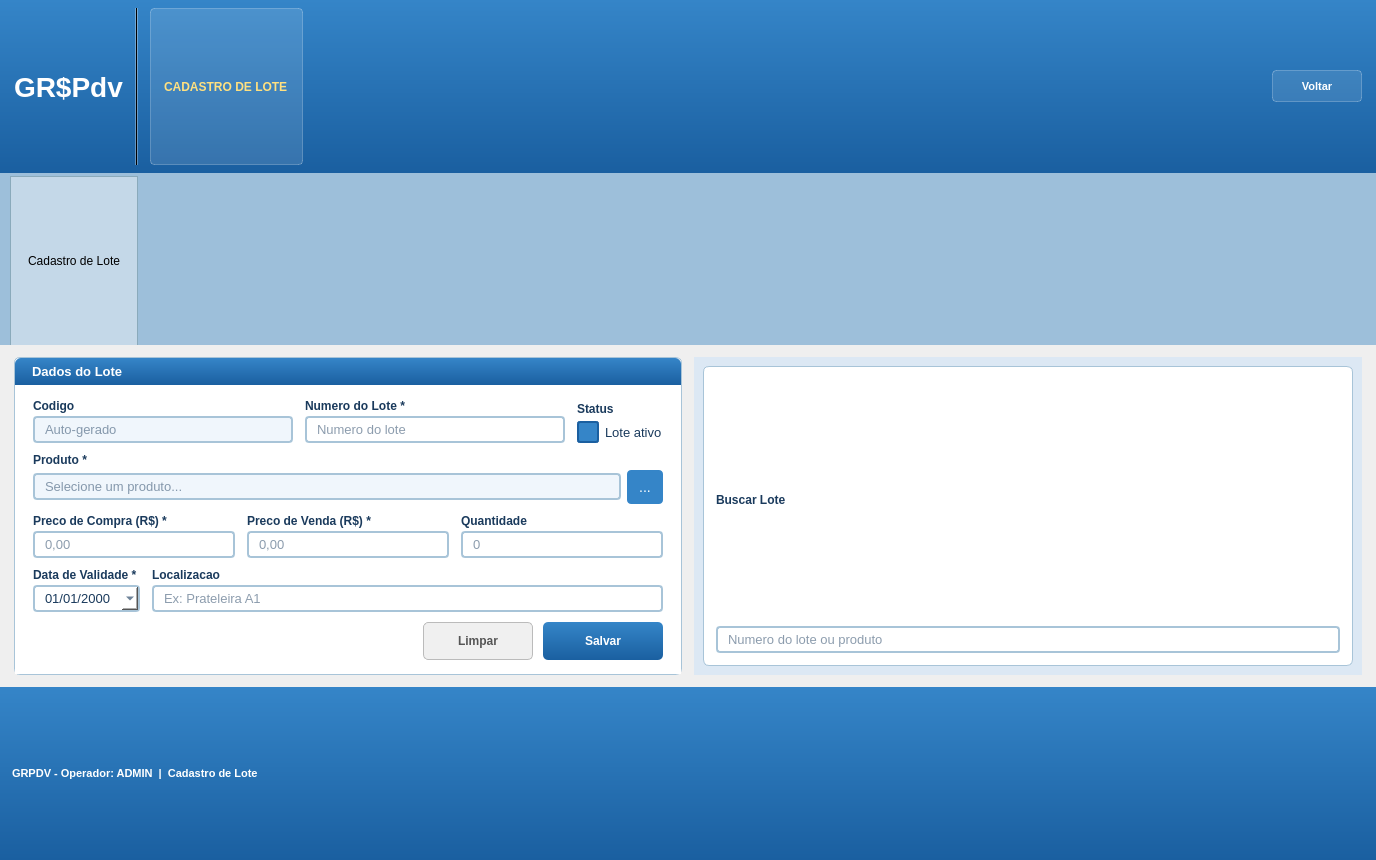
<?xml version="1.0" encoding="UTF-8"?>
<ui version="4.0">
 <class>CadastroLote</class>
 <widget class="QWidget" name="CadastroLote">
  <property name="geometry">
   <rect>
    <x>0</x>
    <y>0</y>
    <width>1376</width>
    <height>860</height>
   </rect>
  </property>
  <property name="windowTitle">
   <string>GR$Pdv - Cadastro de Lote</string>
  </property>
  <property name="styleSheet">
   <string notr="true">QWidget { font-family: Arial; }</string>
  </property>
  <layout class="QVBoxLayout" name="mainVLayout">
   <property name="spacing">
    <number>0</number>
   </property>
   <property name="leftMargin">
    <number>0</number>
   </property>
   <property name="topMargin">
    <number>0</number>
   </property>
   <property name="rightMargin">
    <number>0</number>
   </property>
   <property name="bottomMargin">
    <number>0</number>
   </property>
   <item>
    <widget class="QFrame" name="frameHeader">
     <property name="styleSheet">
      <string notr="true">QFrame#frameHeader{background:qlineargradient(x1:0,y1:0,x2:0,y2:1,stop:0 #3585c8, stop:1 #1a5fa0);}</string>
     </property>
     <layout class="QHBoxLayout" name="headerHLayout">
      <property name="spacing"><number>12</number></property>
      <property name="leftMargin"><number>14</number></property>
      <property name="topMargin"><number>8</number></property>
      <property name="rightMargin"><number>14</number></property>
      <property name="bottomMargin"><number>8</number></property>
      <item>
       <widget class="QLabel" name="lblLogo">
        <property name="styleSheet"><string notr="true">color:white;font-size:28px;font-weight:bold;</string></property>
        <property name="text"><string>GR$Pdv</string></property>
       </widget>
      </item>
      <item>
       <widget class="QFrame" name="frameSep">
        <property name="styleSheet"><string notr="true">background-color:rgba(255,255,255,80);</string></property>
        <property name="frameShape"><enum>QFrame::VLine</enum></property>
       </widget>
      </item>
      <item>
       <widget class="QLabel" name="lblBadge">
        <property name="styleSheet"><string notr="true">QLabel{background-color:rgba(255,255,255,30);color:#ffe080;font-size:12px;font-weight:bold;border:1px solid rgba(255,255,255,60);border-radius:4px;padding:3px 10px;}</string></property>
        <property name="text"><string>CADASTRO DE LOTE</string></property>
       </widget>
      </item>
      <item>
       <spacer name="headerSpacer">
        <property name="orientation"><enum>Qt::Horizontal</enum></property>
        <property name="sizeHint" stdset="0"><size><width>40</width><height>10</height></size></property>
       </spacer>
      </item>
      <item>
       <widget class="QPushButton" name="btnVoltar">
        <property name="minimumSize"><size><width>90</width><height>32</height></size></property>
        <property name="styleSheet"><string notr="true">QPushButton{background-color:rgba(255,255,255,25);color:white;font-size:11px;font-weight:bold;border:1px solid rgba(255,255,255,60);border-radius:4px;padding:4px 12px;}QPushButton:hover{background-color:rgba(255,255,255,40);}QPushButton:pressed{background-color:rgba(255,255,255,15);}</string></property>
        <property name="text"><string>Voltar</string></property>
       </widget>
      </item>
     </layout>
    </widget>
   </item>
   <item>
    <widget class="QFrame" name="frameTabBar">
     <property name="styleSheet"><string notr="true">QFrame#frameTabBar{background-color:#9dbfda;}</string></property>
     <layout class="QHBoxLayout" name="tabHLayout">
      <property name="leftMargin"><number>10</number></property>
      <property name="topMargin"><number>3</number></property>
      <property name="rightMargin"><number>0</number></property>
      <property name="bottomMargin"><number>0</number></property>
      <item>
       <widget class="QLabel" name="lblTab">
        <property name="styleSheet"><string notr="true">QLabel{background-color:#c4d8e8;border:1px solid #8aaabb;border-bottom:none;padding:1px 14px;font-size:12px;}</string></property>
        <property name="text"><string>Cadastro de Lote</string></property>
       </widget>
      </item>
      <item>
       <spacer name="tabSpacer">
        <property name="orientation"><enum>Qt::Horizontal</enum></property>
        <property name="sizeHint" stdset="0"><size><width>40</width><height>20</height></size></property>
       </spacer>
      </item>
     </layout>
    </widget>
   </item>
   <item>
    <layout class="QHBoxLayout" name="conteudoHLayout">
     <property name="spacing"><number>12</number></property>
     <property name="leftMargin"><number>14</number></property>
     <property name="topMargin"><number>12</number></property>
     <property name="rightMargin"><number>14</number></property>
     <property name="bottomMargin"><number>12</number></property>
     <item>
      <widget class="QFrame" name="frameFormulario">
       <property name="styleSheet"><string notr="true">QFrame#frameFormulario{background-color:#ffffff;border:1px solid #a8c4d8;border-radius:6px;}</string></property>
       <layout class="QVBoxLayout" name="formVLayout">
        <property name="spacing"><number>0</number></property>
        <property name="leftMargin"><number>0</number></property>
        <property name="topMargin"><number>0</number></property>
        <property name="rightMargin"><number>0</number></property>
        <property name="bottomMargin"><number>0</number></property>
        <item>
         <widget class="QLabel" name="lblFormTitle">
          <property name="styleSheet"><string notr="true">QLabel{background:qlineargradient(x1:0,y1:0,x2:0,y2:1,stop:0 #3585c8,stop:1 #1a5fa0);color:white;font-size:13px;font-weight:bold;padding:6px 14px;border-top-left-radius:6px;border-top-right-radius:6px;}</string></property>
          <property name="text"><string>Dados do Lote</string></property>
         </widget>
        </item>
        <item>
         <widget class="QFrame" name="frameCampos">
          <property name="styleSheet"><string notr="true">QFrame#frameCampos{background-color:#ffffff;}</string></property>
          <layout class="QVBoxLayout" name="camposVLayout">
           <property name="spacing"><number>10</number></property>
           <property name="leftMargin"><number>18</number></property>
           <property name="topMargin"><number>14</number></property>
           <property name="rightMargin"><number>18</number></property>
           <property name="bottomMargin"><number>14</number></property>
           <item>
            <layout class="QHBoxLayout" name="row0HLayout">
             <property name="spacing"><number>12</number></property>
             <item>
              <layout class="QVBoxLayout" name="colIdVLayout">
               <property name="spacing"><number>3</number></property>
               <item><widget class="QLabel" name="lblId"><property name="styleSheet"><string notr="true">font-size:12px;font-weight:bold;color:#1a3a5c;</string></property><property name="text"><string>Codigo</string></property></widget></item>
               <item><widget class="QLineEdit" name="lineEditIdLote"><property name="styleSheet"><string notr="true">QLineEdit{background-color:#f0f6fc;border:2px solid #a8c4d8;border-radius:4px;font-size:13px;color:#1a3a5c;padding:3px 8px;}QLineEdit:focus{border-color:#3585c8;background-color:#ffffff;}</string></property><property name="readOnly"><bool>true</bool></property><property name="placeholderText"><string>Auto-gerado</string></property></widget></item>
              </layout>
             </item>
             <item>
              <layout class="QVBoxLayout" name="colNumeroLoteVLayout">
               <property name="spacing"><number>3</number></property>
               <item><widget class="QLabel" name="lblNumeroLote"><property name="styleSheet"><string notr="true">font-size:12px;font-weight:bold;color:#1a3a5c;</string></property><property name="text"><string>Numero do Lote *</string></property></widget></item>
               <item><widget class="QLineEdit" name="lineEditNumeroLote"><property name="styleSheet"><string notr="true">QLineEdit{background-color:#ffffff;border:2px solid #a8c4d8;border-radius:4px;font-size:13px;color:#1a3a5c;padding:3px 8px;}QLineEdit:focus{border-color:#3585c8;}</string></property><property name="placeholderText"><string>Numero do lote</string></property></widget></item>
              </layout>
             </item>
             <item>
              <layout class="QVBoxLayout" name="colStatusVLayout">
               <property name="spacing"><number>3</number></property>
               <item><widget class="QLabel" name="lblStatus"><property name="styleSheet"><string notr="true">font-size:12px;font-weight:bold;color:#1a3a5c;</string></property><property name="text"><string>Status</string></property></widget></item>
               <item><widget class="QCheckBox" name="checkBoxAtivo"><property name="styleSheet"><string notr="true">QCheckBox{font-size:13px;color:#1a3a5c;spacing:6px;}QCheckBox::indicator{width:18px;height:18px;border:2px solid #a8c4d8;border-radius:3px;background:#ffffff;}QCheckBox::indicator:checked{background-color:#3585c8;border-color:#1a5fa0;}</string></property><property name="text"><string>Lote ativo</string></property><property name="checked"><bool>true</bool></property></widget></item>
              </layout>
             </item>
            </layout>
           </item>
           <item>
            <layout class="QVBoxLayout" name="colProdutoVLayout">
             <property name="spacing"><number>3</number></property>
             <item><widget class="QLabel" name="lblProduto"><property name="styleSheet"><string notr="true">font-size:12px;font-weight:bold;color:#1a3a5c;</string></property><property name="text"><string>Produto *</string></property></widget></item>
             <item>
              <layout class="QHBoxLayout" name="rowProdutoHLayout">
               <property name="spacing"><number>6</number></property>
               <item><widget class="QLineEdit" name="lineEditProduto"><property name="styleSheet"><string notr="true">QLineEdit{background-color:#f0f6fc;border:2px solid #a8c4d8;border-radius:4px;font-size:13px;color:#1a3a5c;padding:3px 8px;}QLineEdit:focus{border-color:#3585c8;background-color:#ffffff;}</string></property><property name="readOnly"><bool>true</bool></property><property name="placeholderText"><string>Selecione um produto...</string></property></widget></item>
               <item><widget class="QPushButton" name="btnBuscarProduto"><property name="minimumSize"><size><width>36</width><height>34</height></size></property><property name="maximumSize"><size><width>36</width><height>34</height></size></property><property name="styleSheet"><string notr="true">QPushButton{background-color:#3585c8;color:white;font-size:14px;border:none;border-radius:4px;}QPushButton:hover{background-color:#2a74b8;}QPushButton:pressed{background-color:#1a5fa0;}</string></property><property name="text"><string>...</string></property></widget></item>
              </layout>
             </item>
            </layout>
           </item>
           <item>
            <layout class="QHBoxLayout" name="rowValoresHLayout">
             <property name="spacing"><number>12</number></property>
             <item>
              <layout class="QVBoxLayout" name="colPrecoCompraVLayout">
               <property name="spacing"><number>3</number></property>
               <item><widget class="QLabel" name="lblPrecoCompra"><property name="styleSheet"><string notr="true">font-size:12px;font-weight:bold;color:#1a3a5c;</string></property><property name="text"><string>Preco de Compra (R$) *</string></property></widget></item>
               <item><widget class="QLineEdit" name="lineEditPrecoCompra"><property name="styleSheet"><string notr="true">QLineEdit{background-color:#ffffff;border:2px solid #a8c4d8;border-radius:4px;font-size:13px;color:#1a3a5c;padding:3px 8px;}QLineEdit:focus{border-color:#3585c8;}</string></property><property name="placeholderText"><string>0,00</string></property></widget></item>
              </layout>
             </item>
             <item>
              <layout class="QVBoxLayout" name="colPrecoVendaVLayout">
               <property name="spacing"><number>3</number></property>
               <item><widget class="QLabel" name="lblPrecoVenda"><property name="styleSheet"><string notr="true">font-size:12px;font-weight:bold;color:#1a3a5c;</string></property><property name="text"><string>Preco de Venda (R$) *</string></property></widget></item>
               <item><widget class="QLineEdit" name="lineEditPrecoVenda"><property name="styleSheet"><string notr="true">QLineEdit{background-color:#ffffff;border:2px solid #a8c4d8;border-radius:4px;font-size:13px;color:#1a3a5c;padding:3px 8px;}QLineEdit:focus{border-color:#3585c8;}</string></property><property name="placeholderText"><string>0,00</string></property></widget></item>
              </layout>
             </item>
             <item>
              <layout class="QVBoxLayout" name="colQuantidadeVLayout">
               <property name="spacing"><number>3</number></property>
               <item><widget class="QLabel" name="lblQuantidade"><property name="styleSheet"><string notr="true">font-size:12px;font-weight:bold;color:#1a3a5c;</string></property><property name="text"><string>Quantidade</string></property></widget></item>
               <item><widget class="QLineEdit" name="lineEditQuantidade"><property name="styleSheet"><string notr="true">QLineEdit{background-color:#ffffff;border:2px solid #a8c4d8;border-radius:4px;font-size:13px;color:#1a3a5c;padding:3px 8px;}QLineEdit:focus{border-color:#3585c8;}</string></property><property name="placeholderText"><string>0</string></property></widget></item>
              </layout>
             </item>
            </layout>
           </item>
           <item>
            <layout class="QHBoxLayout" name="rowDataLocalHLayout">
             <property name="spacing"><number>12</number></property>
             <item>
              <layout class="QVBoxLayout" name="colValidadeVLayout">
               <property name="spacing"><number>3</number></property>
               <item><widget class="QLabel" name="lblDataValidade"><property name="styleSheet"><string notr="true">font-size:12px;font-weight:bold;color:#1a3a5c;</string></property><property name="text"><string>Data de Validade *</string></property></widget></item>
               <item><widget class="QDateEdit" name="dateEditValidade"><property name="styleSheet"><string notr="true">QDateEdit{background-color:#ffffff;border:2px solid #a8c4d8;border-radius:4px;font-size:13px;color:#1a3a5c;padding:3px 8px;}QDateEdit:focus{border-color:#3585c8;}</string></property><property name="displayFormat"><string>dd/MM/yyyy</string></property><property name="calendarPopup"><bool>true</bool></property></widget></item>
              </layout>
             </item>
             <item>
              <layout class="QVBoxLayout" name="colLocalizacaoVLayout">
               <property name="spacing"><number>3</number></property>
               <item><widget class="QLabel" name="lblLocalizacao"><property name="styleSheet"><string notr="true">font-size:12px;font-weight:bold;color:#1a3a5c;</string></property><property name="text"><string>Localizacao</string></property></widget></item>
               <item><widget class="QLineEdit" name="lineEditLocalizacao"><property name="styleSheet"><string notr="true">QLineEdit{background-color:#ffffff;border:2px solid #a8c4d8;border-radius:4px;font-size:13px;color:#1a3a5c;padding:3px 8px;}QLineEdit:focus{border-color:#3585c8;}</string></property><property name="placeholderText"><string>Ex: Prateleira A1</string></property></widget></item>
              </layout>
             </item>
            </layout>
           </item>
           <item>
            <layout class="QHBoxLayout" name="botoesHLayout">
             <property name="spacing"><number>10</number></property>
             <item><spacer name="btnSpacer"><property name="orientation"><enum>Qt::Horizontal</enum></property><property name="sizeHint" stdset="0"><size><width>20</width><height>10</height></size></property></spacer></item>
             <item><widget class="QPushButton" name="btnLimpar"><property name="minimumSize"><size><width>110</width><height>38</height></size></property><property name="styleSheet"><string notr="true">QPushButton{background-color:#f0f0f0;color:#555555;font-size:12px;font-weight:bold;border:1px solid #bbbbbb;border-radius:5px;padding:5px 14px;}QPushButton:hover{background-color:#e0e0e0;}QPushButton:pressed{background-color:#cccccc;}</string></property><property name="text"><string>Limpar</string></property></widget></item>
             <item><widget class="QPushButton" name="btnSalvar"><property name="minimumSize"><size><width>120</width><height>38</height></size></property><property name="styleSheet"><string notr="true">QPushButton{background:qlineargradient(x1:0,y1:0,x2:0,y2:1,stop:0 #3585c8,stop:1 #1a5fa0);color:white;font-size:12px;font-weight:bold;border:none;border-radius:5px;padding:5px 14px;}QPushButton:hover{background:#2a74b8;}QPushButton:pressed{background:#1a5fa0;}</string></property><property name="text"><string>Salvar</string></property><property name="shortcut"><string>Return</string></property></widget></item>
            </layout>
           </item>
          </layout>
         </widget>
        </item>
       </layout>
      </widget>
     </item>
     <item>
      <widget class="QFrame" name="frameRightCol">
       <property name="styleSheet"><string notr="true">QFrame#frameRightCol{background-color:#dce8f4;}</string></property>
       <layout class="QVBoxLayout" name="rightColVLayout">
        <property name="spacing"><number>10</number></property>
        <item>
         <widget class="QFrame" name="frameBusca">
          <property name="styleSheet"><string notr="true">QFrame#frameBusca{background-color:#ffffff;border:1px solid #a8c4d8;border-radius:6px;}</string></property>
          <layout class="QVBoxLayout" name="frameBuscaVLayout">
           <property name="leftMargin"><number>12</number></property>
           <property name="topMargin"><number>12</number></property>
           <property name="rightMargin"><number>12</number></property>
           <property name="bottomMargin"><number>12</number></property>
           <item><widget class="QLabel" name="lblBuscaLote"><property name="styleSheet"><string notr="true">font-size:12px;font-weight:bold;color:#1a3a5c;</string></property><property name="text"><string>Buscar Lote</string></property></widget></item>
           <item><widget class="QLineEdit" name="lineEditBuscaLote"><property name="styleSheet"><string notr="true">QLineEdit{background-color:#ffffff;border:2px solid #a8c4d8;border-radius:4px;font-size:13px;color:#1a3a5c;padding:3px 8px;}QLineEdit:focus{border-color:#3585c8;}</string></property><property name="placeholderText"><string>Numero do lote ou produto</string></property></widget></item>
          </layout>
         </widget>
        </item>
       </layout>
      </widget>
     </item>
    </layout>
   </item>
   <item>
    <widget class="QFrame" name="frameStatusBar">
     <property name="styleSheet"><string notr="true">QFrame#frameStatusBar{background:qlineargradient(x1:0,y1:0,x2:0,y2:1,stop:0 #3585c8,stop:1 #1a5fa0);}</string></property>
     <layout class="QHBoxLayout" name="statusHLayout">
      <property name="leftMargin"><number>12</number></property>
      <property name="rightMargin"><number>12</number></property>
      <item><widget class="QLabel" name="lblStatusBar"><property name="styleSheet"><string notr="true">color:white;font-size:11px;font-weight:bold;</string></property><property name="text"><string>GRPDV - Operador: ADMIN  |  Cadastro de Lote</string></property></widget></item>
      <item><spacer name="statusSpacer"><property name="orientation"><enum>Qt::Horizontal</enum></property><property name="sizeHint" stdset="0"><size><width>40</width><height>10</height></size></property></spacer></item>
     </layout>
    </widget>
   </item>
  </layout>
 </widget>
 <resources/>
 <connections/>
</ui>
